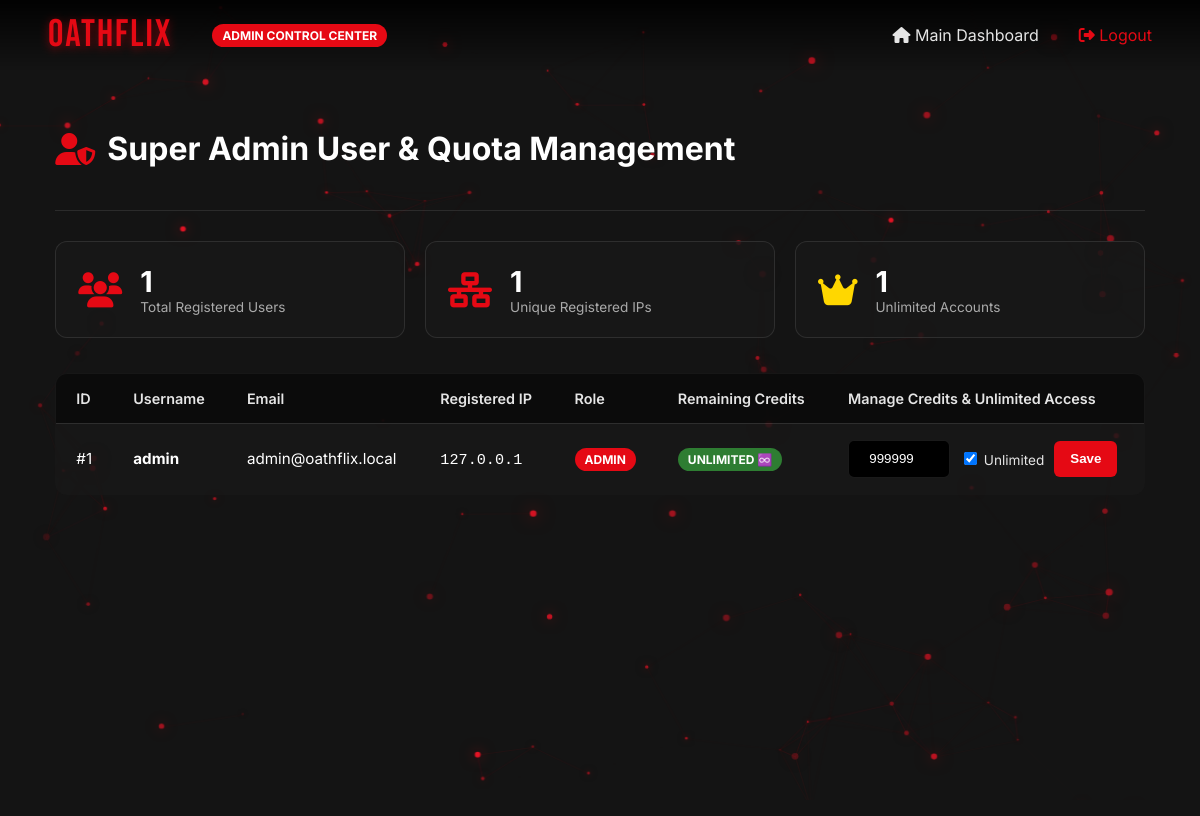
/admin.php (signed in), run on the app's committed database.
### tables this page shows
CREATE TABLE users (
                id INTEGER PRIMARY KEY AUTOINCREMENT,
                username TEXT UNIQUE NOT NULL,
                email TEXT UNIQUE NOT NULL,
                password_hash TEXT NOT NULL,
                role TEXT DEFAULT 'analyst',
                created_at DATETIME DEFAULT CURRENT_TIMESTAMP
            , credits INTEGER DEFAULT 5, is_unlimited INTEGER DEFAULT 0, registered_ip TEXT);

### AuthSecurity.php (called while the page is built, shortened)
<?php
class AuthSecurity {
    private PDO $db;
    public function __construct() {
        $dbPath = __DIR__ . '/oathflix_sec.sqlite';
        $this->db = new PDO('sqlite:' . $dbPath);
        $this->db->setAttribute(PDO::ATTR_ERRMODE, PDO::ERRMODE_EXCEPTION);
        $this->seedAdmin();
        $this->checkIpProtection();
    }
    private function initDb(): void {
        $this->db->exec("
            CREATE TABLE IF NOT EXISTS users (
                id INTEGER PRIMARY KEY AUTOINCREMENT,
                username TEXT UNIQUE NOT NULL,
                email TEXT UNIQUE NOT NULL,
                password_hash TEXT NOT NULL,
                role TEXT DEFAULT 'user',
                credits INTEGER DEFAULT 5,
                is_unlimited INTEGER DEFAULT 0,
                registered_ip TEXT,
                created_at DATETIME DEFAULT CURRENT_TIMESTAMP
            );
            CREATE TABLE IF NOT EXISTS ip_logs (
                ip TEXT PRIMARY KEY,
                failed_attempts INTEGER DEFAULT 0,
                last_attempt DATETIME DEFAULT CURRENT_TIMESTAMP,
                blocked_until DATETIME DEFAULT NULL
            );
        ");
        $cols = [
            'credits' => "INTEGER DEFAULT 5",
            'is_unlimited' => "INTEGER DEFAULT 0",
            'registered_ip' => "TEXT"
        ];
        foreach ($cols as $col => $type) {
            try {
                $this->db->exec("ALTER TABLE users ADD COLUMN {$col} {$type}");
            } catch (Exception $e) {
            }
        }
    }
    private function seedAdmin(): void {
        $stmt = $this->db->prepare("SELECT id FROM users WHERE username = 'admin'");
        $stmt->execute();
    }
    public static function getClientIp(): string {
        $ip = $_SERVER['REMOTE_ADDR'] ?? '127.0.0.1';
        return filter_var($ip, FILTER_VALIDATE_IP) ? $ip : '127.0.0.1';
    }
    private function checkIpProtection(): void {
        $ip = self::getClientIp();
        $stmt = $this->db->prepare("SELECT * FROM ip_logs WHERE ip = :ip");
        $stmt->execute([':ip' => $ip]);
        $record = $stmt->fetch(PDO::FETCH_ASSOC);
    }
    public function getAllUsers(): array {
        $stmt = $this->db->query("SELECT id, username, email, role, credits, is_unlimited, registered_ip, created_at FROM users ORDER BY id DESC");
        return $stmt->fetchAll(PDO::FETCH_ASSOC);
    }
}

### admin.php (the view, shortened to what this page needs)
<?php
require_once __DIR__ . '/AuthSecurity.php';
$auth = new AuthSecurity();
$users = $auth->getAllUsers();
?>
<!DOCTYPE html>
<html lang="en">
<head>
  <link rel="stylesheet" href="https://cdnjs.cloudflare.com/ajax/libs/font-awesome/6.5.1/css/all.min.css">
  <link rel="stylesheet" href="assets/css/style.css">
</head>
<body>
  <header class="nf-navbar">
    <div class="nav-left">
      <a href="index.php" class="nf-brand">
        <span class="nf-logo-text">OATHFLIX</span>
      </a>
      <span class="badge-role badge-admin">ADMIN CONTROL CENTER</span>
    </div>
    <div class="nav-right">
      <a href="index.php" style="color: var(--nf-gray-light); text-decoration: none; margin-right: 20px;">
        <i class="fa-solid fa-house"></i> Main Dashboard
      </a>
      <a href="logout.php" style="color: var(--nf-red); text-decoration: none;">
        <i class="fa-solid fa-right-from-bracket"></i> Logout
      </a>
    </div>
  </header>
  <div class="admin-container">
    <div class="admin-header">
      <h1 class="admin-title">
        <i class="fa-solid fa-user-shield" style="color: var(--nf-red);"></i> Super Admin User & Quota Management
      </h1>
    </div>
    <div class="stats-grid">
      <div class="stat-card">
        <i class="fa-solid fa-users stat-icon"></i>
        <div>
          <div class="stat-val"><?php echo count($users); ?></div>
          <div class="stat-lbl">Total Registered Users</div>
        </div>
      </div>
      <div class="stat-card">
        <i class="fa-solid fa-network-wired stat-icon"></i>
        <div>
          <div class="stat-val"><?php echo count(array_unique(array_column($users, 'registered_ip'))); ?></div>
          <div class="stat-lbl">Unique Registered IPs</div>
        </div>
      </div>
      <div class="stat-card">
        <i class="fa-solid fa-crown stat-icon" style="color: #ffd700;"></i>
        <div>
          <div class="stat-val">
            <?php echo count(array_filter($users, fn($u) => $u['is_unlimited'] == 1)); ?>
          </div>
          <div class="stat-lbl">Unlimited Accounts</div>
        </div>
      </div>
    </div>
    <table class="user-table">
      <thead>
        <tr>
          <th>ID</th>
          <th>Username</th>
          <th>Email</th>
          <th>Registered IP</th>
          <th>Role</th>
          <th>Remaining Credits</th>
          <th>Manage Credits & Unlimited Access</th>
        </tr>
      </thead>
      <tbody>
        <?php foreach ($users as $u): ?>
          <tr>
            <td>#<?php echo $u['id']; ?></td>
            <td><strong><?php echo htmlspecialchars($u['username']); ?></strong></td>
            <td><?php echo htmlspecialchars($u['email']); ?></td>
            <td><code><?php echo htmlspecialchars($u['registered_ip'] ?? '127.0.0.1'); ?></code></td>
            <td>
              <span class="badge-role <?php echo $u['role'] === 'admin' ? 'badge-admin' : 'badge-user'; ?>">
                <?php echo strtoupper($u['role']); ?>
              </span>
            </td>
            <td>
              <?php if ($u['is_unlimited']): ?>
                <span class="badge-role badge-unlimited">UNLIMITED ♾️</span>
              <?php else: ?>
                <strong style="color: var(--nf-red); font-size: 1.1rem;"><?php echo $u['credits']; ?> Credits</strong>
              <?php endif; ?>
            </td>
            <td>
              <form method="POST" class="form-inline">
                <input type="number" name="credits" class="input-credits" value="<?php echo $u['credits']; ?>" min="0">
                <label style="font-size: 0.85rem; cursor: pointer; color: var(--nf-gray-light);">
                  <input type="checkbox" name="is_unlimited" value="1" <?php echo $u['is_unlimited'] ? 'checked' : ''; ?>> Unlimited
                </label>
                <button type="submit" class="btn-save">Save</button>
              </form>
            </td>
          </tr>
        <?php endforeach; ?>
      </tbody>
    </table>
  </div>
</body>
</html>

### assets/css/style.css (style rules this page uses)
:root { --nf-black: #141414; --nf-dark: #0f0f11; --nf-card: #181818; --nf-card-hover: #232323; --nf-red: #E50914; --nf-red-hover: #B81D24; --nf-red-glow: rgba(229, 9, 20, 0.4); --nf-gray-light: #e5e5e5; --nf-gray-muted: #aaaaaa; --nf-gray-dark: #2f2f2f; --nf-border: rgba(255, 255, 255, 0.1); --nf-font-title: 'Bebas Neue', sans-serif; --nf-font-body: 'Inter', system-ui, -apple-system, sans-serif; --nf-font-mono: 'JetBrains Mono', monospace; --transition-smooth: all 0.3s cubic-bezier(0.25, 1, 0.5, 1); }
body { background-color: var(--nf-black); color: var(--nf-gray-light); font-family: var(--nf-font-body); min-height: 100vh; overflow-x: hidden; -webkit-font-smoothing: antialiased; }
.nf-navbar { position: fixed; top: 0; left: 0; right: 0; height: 70px; padding: 0 4%; display: flex; align-items: center; justify-content: space-between; z-index: 1000; background: linear-gradient(180deg, rgba(0,0,0,0.9) 0%, rgba(0,0,0,0) 100%); transition: background-color 0.4s ease; }
.nav-left { display: flex; align-items: center; gap: 40px; }
.nf-brand { display: flex; align-items: center; gap: 8px; text-decoration: none; }
.nf-logo-text { font-family: var(--nf-font-title); font-size: 2.4rem; color: var(--nf-red); letter-spacing: 2px; text-shadow: 0 2px 10px rgba(229, 9, 20, 0.5); line-height: 1; }
.nav-right { display: flex; align-items: center; gap: 20px; }
body { background-color: var(--nf-black); background: radial-gradient(circle at 50% 20%, rgba(229,9,20,0.12) 0%, rgba(20,20,20,1) 60%); background-attachment: fixed; color: var(--nf-gray-light); font-family: var(--nf-font-body); min-height: 100vh; overflow-x: hidden; -webkit-font-smoothing: antialiased; }

### admin.php (style rules this page uses)
.admin-container { padding: 100px 4% 60px; max-width: 1200px; margin: 0 auto; }
.admin-header { display: flex; align-items: center; justify-content: space-between; margin-bottom: 30px; border-bottom: 1px solid var(--nf-border); padding-bottom: 20px; }
.admin-title { font-size: 2rem; font-weight: 700; color: #fff; display: flex; align-items: center; gap: 12px; }
.stats-grid { display: grid; grid-template-columns: repeat(auto-fit, minmax(220px, 1fr)); gap: 20px; margin-bottom: 35px; }
.stat-card { background: rgba(24, 24, 24, 0.85); border: 1px solid var(--nf-border); border-radius: 12px; padding: 22px; display: flex; align-items: center; gap: 18px; }
.stat-icon { font-size: 2.2rem; color: var(--nf-red); }
.stat-val { font-size: 1.8rem; font-weight: 700; color: #fff; }
.stat-lbl { color: var(--nf-gray-muted); font-size: 0.85rem; }
.user-table { width: 100%; border-collapse: collapse; background: rgba(24, 24, 24, 0.85); border-radius: 12px; overflow: hidden; border: 1px solid var(--nf-border); }
.user-table th, .user-table td { padding: 16px 20px; text-align: left; border-bottom: 1px solid var(--nf-border); }
.user-table th { background: rgba(0, 0, 0, 0.5); color: var(--nf-gray-light); font-weight: 600; font-size: 0.9rem; }
.user-table td { font-size: 0.95rem; color: #fff; }
.badge-role { padding: 4px 10px; border-radius: 20px; font-size: 0.75rem; font-weight: 700; text-transform: uppercase; }
.badge-admin { background: var(--nf-red); color: #fff; }
.badge-unlimited { background: #2e7d32; color: #fff; }
.form-inline { display: flex; align-items: center; gap: 10px; }
.input-credits { width: 80px; height: 36px; background: #000; border: 1px solid var(--nf-border); border-radius: 6px; color: #fff; padding: 0 10px; text-align: center; }
.btn-save { height: 36px; padding: 0 16px; background: var(--nf-red); color: #fff; border: none; border-radius: 6px; font-weight: 600; cursor: pointer; }

### data on the page
users: is_unlimited "1", id "1", username "admin", email "admin@oathflix.local", registered_ip "127.0.0.1", role "ADMIN", shows "UNLIMITED ♾️", credits "999999", is_unlimited "☑"

### other printed values
count($users) "1"
count(array_unique(array_column($users, 'registered_ip'))) "1"
